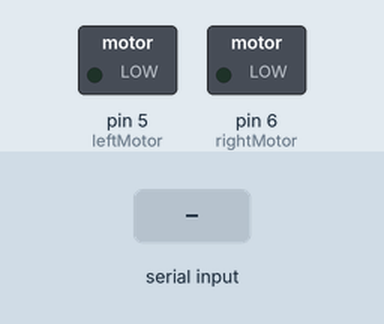
Recording of a sketch running on a simulated Arduino Uno, built with avr-gcc and run on an emulated ATmega328P. Parts: switched loads named in the sketch (green lamp = pin HIGH). The test bench sets the inputs (shaded band).

Above: at 1.2 s.
1.3 s: "F" received over Serial
At 2.3 s:
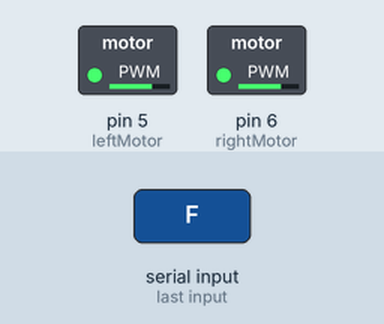
2.8 s: "B" received over Serial
At 3.5 s:
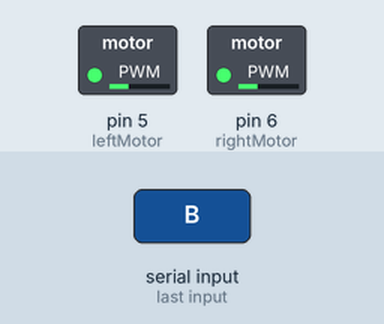
4.3 s: "L" received over Serial
At 4.6 s:
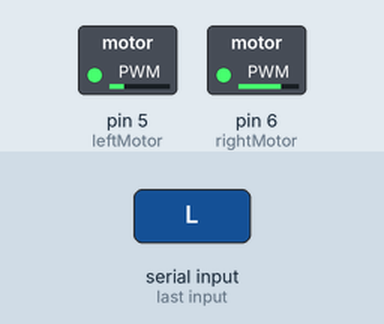
5.8 s: "R" received over Serial
At 7.0 s:
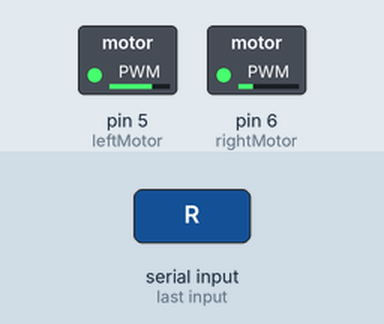
Timing chart, 0 to 8.3 s (numbered marks = the images above; inputs shaded):
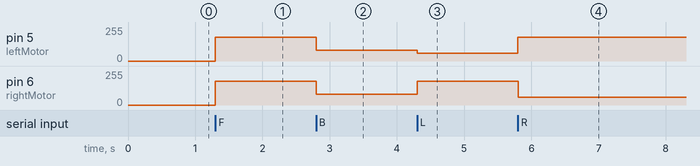

Measured:
- after the input at 1.3 s, pin 5 (leftMotor), pin 6 (rightMotor): 0/255 → 180/255 at once
- after the input at 2.8 s, pin 5 (leftMotor), pin 6 (rightMotor): 180/255 → 80/255 at once
- after the input at 4.3 s, pin 5 (leftMotor): 80/255 → 60/255 at once; pin 6 (rightMotor): 80/255 → 180/255 at once
- after the input at 5.8 s, pin 5 (leftMotor): 60/255 → 180/255 at once; pin 6 (rightMotor): 180/255 → 60/255 at once

The sketch:

bluetooth_rover.ino
```cpp
// Rover Bluetooth simple.
// Module HC-05 sur Serial. Commandes : F B L R S.

const int leftMotor = 5;
const int rightMotor = 6;
const int normalSpeed = 180;

void motors(int leftSpeed, int rightSpeed)
{
  analogWrite(leftMotor, leftSpeed);
  analogWrite(rightMotor, rightSpeed);
}

void setup()
{
  pinMode(leftMotor, OUTPUT);
  pinMode(rightMotor, OUTPUT);
  Serial.begin(9600);
  motors(0, 0);
}

void loop()
{
  if (Serial.available() > 0)
  {
    char order = Serial.read();

    if (order == 'F')
      motors(normalSpeed, normalSpeed);
    else if (order == 'B')
      motors(80, 80); // selon le montage, il faudra peut-etre inverser les fils
    else if (order == 'L')
      motors(60, normalSpeed);
    else if (order == 'R')
      motors(normalSpeed, 60);
    else if (order == 'S')
      motors(0, 0);
  }
}
```
